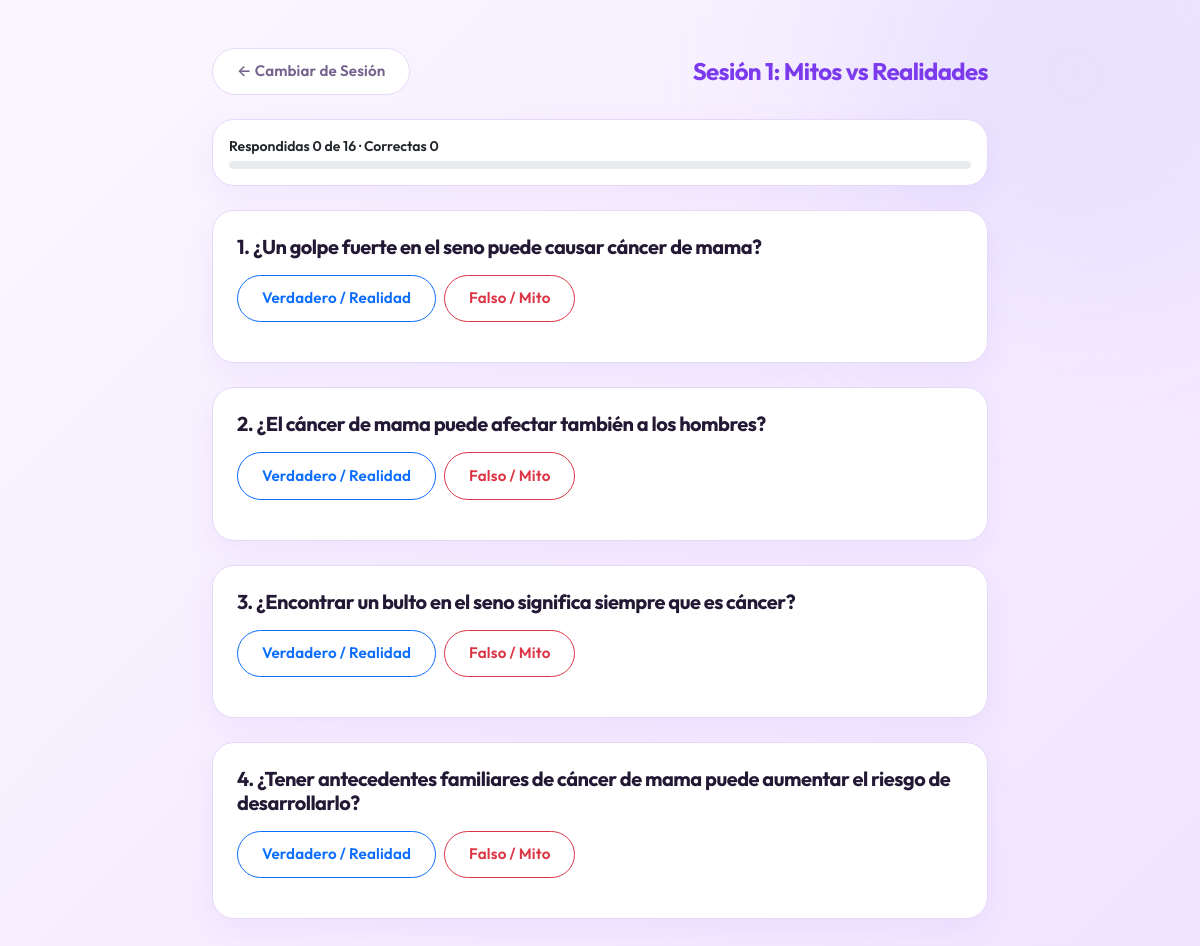
Screenshot of /educativo/sesion/S1/ (signed in) with the database file from the repository.
### prevencion/models.py (models this page shows, shortened)
class PreguntaEducativa(models.Model):
    TIPO_SESION = [
        ('S1', 'Sesión 1: Mitos vs Realidades'),
        ('S2', 'Sesión 2: Preguntas Clave (Selección Múltiple)'),
        ('S3', 'Sesión 3: Verdadero o Falso'),
    ]
    sesion = models.CharField(max_length=2, choices=TIPO_SESION, verbose_name="Sesión")
    enunciado = models.TextField(verbose_name="Pregunta o Mito")
    respuesta_correcta = models.BooleanField(
        default=True,
        verbose_name="¿Es Verdadero/Realidad? (Solo Sesión 1 y 3)",
        help_text="Marcar para Verdadero/Realidad. Desmarcar para Falso/Mito."
    )
    explicacion_medica = models.TextField(
        help_text="Justificación redactada por el especialista",
        verbose_name="Explicación Médica"
    )
    fecha_creacion = models.DateTimeField(auto_now_add=True)
    class Meta:
        verbose_name = "Pregunta Educativa"
        verbose_name_plural = "Preguntas Educativas"

### prevencion/views.py (the view)
# urls.py: path('educativo/sesion/<str:tipo_sesion>/', views.educativo_sesion, name='educativo_sesion'),
@login_required(login_url='iniciar_sesion')
def educativo_sesion(request, tipo_sesion):
    nombres_sesion = {
        'S1': 'Sesión 1: Mitos vs Realidades',
        'S2': 'Sesión 2: Preguntas Clave',
        'S3': 'Sesión 3: Verdadero o Falso',
    }
    preguntas = PreguntaEducativa.objects.filter(
        sesion=tipo_sesion
    ).prefetch_related(
        'opciones'
    )
    nombre = nombres_sesion.get(
        tipo_sesion,
        'Sesión Educativa'
    )
    context = {
        'preguntas': preguntas,
        'nombre_sesion': nombre,
        'codigo_sesion': tipo_sesion,
        'ids_preguntas': [pregunta.id for pregunta in preguntas],
    }
    return render(
        request,
        'prevencion/sesion_educativa.html',
        context
    )

### prevencion/templates/prevencion/sesion_educativa.html (shortened to what this page needs)
{% load static %}
<!DOCTYPE html>
<html lang="es">
<head>
    <link href="https://cdn.jsdelivr.net/npm/bootstrap@5.3.0/dist/css/bootstrap.min.css" rel="stylesheet">
    <link rel="stylesheet" href="{% static 'prevencion/css/estilos.css' %}">
</head>
<body class="bg-light py-5">
    <div class="container" style="max-width: 800px;">
        <div class="d-flex justify-content-between align-items-center mb-4">
            <a href="{% url 'educativo_menu' %}" class="btn btn-outline-secondary">← Cambiar de Sesión</a>
            <h4 class="text-primary fw-bold m-0">{{ nombre_sesion }}</h4>
        </div>
        {% if preguntas %}
            <div class="card border-0 shadow-sm mb-4" id="resumenSesion">
                <div class="card-body p-3">
                    <div class="d-flex flex-wrap align-items-center justify-content-between gap-2">
                        <div class="flex-grow-1">
                            <div class="small fw-semibold mb-1" id="resumenTexto">Respondidas 0 de {{ preguntas|length }}</div>
                            <div class="progress rounded-pill" style="height: 8px;">
                            </div>
                        </div>
                    </div>
                </div>
            </div>
            {% for p in preguntas %}
            <div class="card shadow-sm border-0 mb-4">
                <div class="card-body p-4">
                    <h5 class="fw-bold mb-3">{{ forloop.counter }}. {{ p.enunciado }}</h5>
                    {% if p.sesion == 'S2' %}
                        <div class="d-flex flex-column gap-2 mb-3">
                            {% for op in p.opciones.all %}
                                <button
                                    type="button"
                                    class="btn btn-outline-primary text-start px-3 py-2 w-100 btn-opcion-{{ p.id }}"
                                    data-pregunta="{{ p.id }}"
                                    data-opcion-id="{{ op.id }}"
                                    data-correcta="{{ op.es_correcta|lower }}"
                                    onclick="verificarOpcion(this)"
                                >
                                    {{ op.texto_opcion }}
                                </button>
                            {% empty %}
                                <div class="alert alert-warning py-2 small">
                                    Esta pregunta no tiene opciones registradas en la base de datos.
                                </div>
                            {% endfor %}
                        </div>
                    {% else %}
                        <div class="d-flex gap-2 mb-3">
                            {% if p.respuesta_correcta %}
                                <button type="button" class="btn btn-outline-primary px-4 btn-opcion-{{ p.id }}" data-valor="true" onclick="verificarVF('{{ p.id }}', true, true, this)">Verdadero / Realidad</button>
                                <button type="button" class="btn btn-outline-danger px-4 btn-opcion-{{ p.id }}" data-valor="false" onclick="verificarVF('{{ p.id }}', false, true, this)">Falso / Mito</button>
                            {% else %}
                                <button type="button" class="btn btn-outline-primary px-4 btn-opcion-{{ p.id }}" data-valor="true" onclick="verificarVF('{{ p.id }}', true, false, this)">Verdadero / Realidad</button>
                                <button type="button" class="btn btn-outline-danger px-4 btn-opcion-{{ p.id }}" data-valor="false" onclick="verificarVF('{{ p.id }}', false, false, this)">Falso / Mito</button>
                            {% endif %}
                        </div>
                    {% endif %}
                </div>
            </div>
            {% endfor %}
        {% else %}
            <div class="alert alert-warning text-center">
                Aún no hay preguntas cargadas en la base de datos para esta sesión.
                <br><small>Puedes agregarlas ingresando al <a href="/admin/" target="_blank">Panel de Administración</a>.</small>
            </div>
        {% endif %}
    </div>
</body>
</html>

### prevencion/static/prevencion/css/estilos.css (style rules this page uses)
:root { --purple-50: #f6f0fd; --purple-100: #eee2fc; --purple-200: #e0ccfa; --purple-300: #c9a7f5; --purple-400: #ad7cee; --purple-500: #8b5cf6; --purple-600: #7c3aed; --purple-700: #5b21b6; --primary-color: var(--purple-500); --primary-hover: var(--purple-600); --bg-light: var(--purple-50); --surface-color: #ffffff; --text-dark: #231934; --text-muted: #74638d; --border-color: #e5d8f8; --radius-lg: 22px; --radius-md: 14px; --shadow-soft: 0 10px 30px rgba(139, 92, 246, 0.08); --shadow-hover: 0 16px 36px rgba(124, 58, 237, 0.16); --transition: all 0.3s cubic-bezier(0.22, 1, 0.36, 1); --gradient-brand: linear-gradient(135deg, #a78bfa 0%, #7c3aed 100%); --gradient-brand-hover: linear-gradient(135deg, #8b5cf6 0%, #6d28d9 100%); --gradient-bg: linear-gradient(135deg, #fbf7ff 0%, #f3e8ff 40%, #e9d5ff 100%); }
html { scroll-behavior: smooth; overflow-x: hidden; max-width: 100%; touch-action: pan-y; }
body { background: var(--gradient-bg) !important; background-attachment: fixed !important; color: var(--text-dark) !important; font-family: 'Outfit', -apple-system, BlinkMacSystemFont, "Segoe UI", Roboto, sans-serif !important; -webkit-font-smoothing: antialiased; min-height: 100vh; width: 100%; max-width: 100%; position: relative; overflow-x: hidden; touch-action: pan-y; }
body::before, body::after { content: ""; position: fixed; z-index: -1; border-radius: 50%; filter: blur(90px); opacity: 0.5; pointer-events: none; }
body::before { width: 450px; height: 450px; background: #ddd6fe; top: -150px; right: -100px; animation: floatBlob 14s ease-in-out infinite; }
body::after { width: 500px; height: 500px; background: #c084fc; bottom: -180px; left: -150px; opacity: 0.35; animation: floatBlob 16s ease-in-out infinite reverse; }
h1, h2, h3, h4, h5, h6 { color: var(--text-dark); letter-spacing: -0.025em; font-weight: 700; }
.text-primary { color: var(--purple-600) !important; }
.card, .card-session { background: var(--surface-color) !important; border: 1px solid var(--border-color) !important; border-radius: var(--radius-lg) !important; box-shadow: var(--shadow-soft) !important; transition: var(--transition) !important; position: relative; overflow: hidden; }
.card::before, .card-session::before { content: ""; position: absolute; inset: 0 0 auto 0; height: 4px; background: var(--gradient-brand); transform: scaleX(0); transform-origin: left; transition: transform 0.4s ease; }
.reveal-on-scroll { opacity: 0; transform: translateY(24px); transition: opacity 0.6s ease, transform 0.6s cubic-bezier(0.22, 1, 0.36, 1); }
.reveal-on-scroll.is-visible { opacity: 1; transform: translateY(0); }
.btn { border-radius: 50px !important; padding: 0.7rem 1.5rem !important; font-weight: 600 !important; font-size: 0.95rem !important; transition: var(--transition) !important; letter-spacing: 0.01em; position: relative; overflow: hidden; isolation: isolate; }
.btn-outline-secondary { color: var(--text-muted) !important; border: 1.5px solid var(--border-color) !important; background-color: var(--surface-color) !important; }

### rows the page displays
PreguntaEducativa: enunciado "¿Un golpe fuerte en el seno puede causar cáncer de mama?"
PreguntaEducativa: enunciado "¿El cáncer de mama puede afectar también a los hombres?"
PreguntaEducativa: enunciado "¿Encontrar un bulto en el seno significa siempre que es cáncer?"
PreguntaEducativa: enunciado "¿Tener antecedentes familiares de cáncer de mama puede aumentar el riesgo de desarrollarlo?"

### other values shown
{{ nombre_sesion }} "Sesión 1: Mitos vs Realidades"
